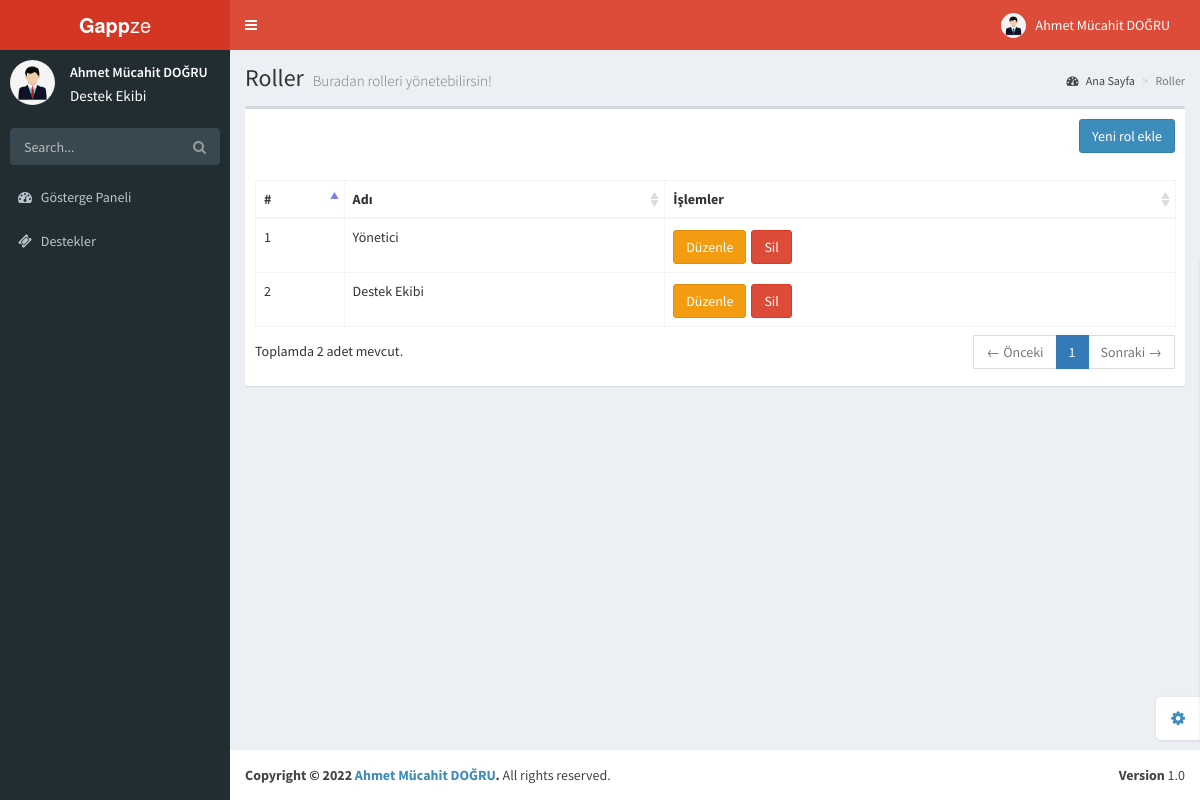
Page /admin/roles.php (signed in) on the committed database.
### tables this page shows
CREATE TABLE `accounts` (
  `id` int(11) NOT NULL,
  `firstName` varchar(64) NOT NULL,
  `lastName` varchar(64) NOT NULL,
  `email` varchar(255) NOT NULL,
  `password` varchar(255) NOT NULL,
  `permission` int(11) NOT NULL,
  `department` int(11) NOT NULL,
  `createdDate` timestamp NOT NULL DEFAULT current_timestamp() ON UPDATE current_timestamp()
);

CREATE TABLE `roles` (
  `id` int(11) NOT NULL,
  `name` varchar(255) NOT NULL
);

CREATE TABLE `pages` (
  `id` int(11) NOT NULL,
  `name` varchar(255) NOT NULL,
  `src` varchar(255) NOT NULL,
  `permission` int(11) NOT NULL,
  `location` int(11) NOT NULL,
  `dropdown` int(11) NOT NULL,
  `isDropdown` int(11) NOT NULL,
  `icon` varchar(255) NOT NULL,
  `isLogged` int(11) NOT NULL
);

### functions/class.function.php (the view, shortened to what this page needs)
<?php
class classFonksiyon {
    private $settings = "/settings.json";
    private $host;
    private $username;
    private $password;
    private $database;
    public function __construct()
    {
      $jsonVeri = file_get_contents($_SERVER['DOCUMENT_ROOT'].$this->settings);
      $jsonVeri = json_decode($jsonVeri,true);
      $this->host = $jsonVeri["host"];
      $this->username = $jsonVeri["user"];
      $this->password = $jsonVeri["password"];
      $this->database = $jsonVeri["database"];
    }
    public function dbConnection(){
      try {
        $conn = new PDO("mysql:host=$this->host;dbname=$this->database;charset=utf8", $this->username, $this->password);
        $conn->setAttribute(PDO::ATTR_ERRMODE, PDO::ERRMODE_EXCEPTION);
      } catch(PDOException $e) {
        $message = "Connection failed: " . $e->getMessage();
      }
      return $conn;
    }
    public function pagesAll($location,$permission){
      $db = $this->dbConnection();
      if($db){
        if($location == 1){
          $page = $db->prepare("SELECT * FROM pages WHERE location = ?");
          $page->execute(array(
            $location
          ));
          if($page->rowCount() != 0){
            foreach ($page as $page_veri) {
                if($page_veri["permission"] == $permission){
                  if($page_veri["isDropdown"] == 1){
                  echo "
                  <li class='treeview'>
                  <a href='#'>
                  <i class='{$page_veri["icon"]}'></i>
                  <span>{$page_veri["name"]}</span></a>";
                    echo '<ul class="treeview-menu">';
                    echo "</ul></li>";
                  }else{
                    if($page_veri["dropdown"] == 0){
                    echo "<li class='treeview'>";
                    echo "<a href='{$page_veri["src"]}'>";
                    echo "<i class='{$page_veri["icon"]}'></i> <span>{$page_veri["name"]}</span>";
                    echo "</a>";
                    echo "</li>";
                    }
                  }
                }
            }
        }
      }
    }
    }
}

### admin/pages/header.php (shortened to what this page needs)
<header class="main-header">
    <a href="index.php" class="logo"><b>Gapp</b>ze</a>
    <nav class="navbar navbar-static-top" role="navigation">
        <a href="#" class="sidebar-toggle" data-toggle="offcanvas" role="button">
        </a>
        <div class="navbar-custom-menu">
            <ul class="nav navbar-nav">
                <li class="dropdown user user-menu">
                    <a href="#" class="dropdown-toggle" data-toggle="dropdown">
                        <img src="/resources/img/user.jpg" class="user-image" alt="User Image" />
                        <span class="hidden-xs"><?= $user->getName($_SESSION["userAccountID"]); ?></span>
                    </a>
                            <small><?= $user->getPermissionName($_SESSION["userAccountID"]); ?></small>
                </li>
            </ul>
        </div>
    </nav>
</header>

### admin/pages/navbar.php
<aside class="main-sidebar">
    <section class="sidebar">
        <div class="user-panel">
            <div class="pull-left image">
                <img src="/resources/img/user.jpg" class="img-circle" alt="User Image" />
            </div>
            <div class="pull-left info">
                <p><?= $user->getName($_SESSION["userAccountID"]); ?></p>
                <a style="font-size: 15px"><?= $user->getPermissionName($_SESSION["userAccountID"]) ?></a>
            </div>
        </div>
        <form action="#" method="get" class="sidebar-form">
            <div class="input-group">
                <input type="text" name="q" class="form-control" placeholder="Search..." />
                <span class="input-group-btn">
                    <button type='submit' name='search' id='search-btn' class="btn btn-flat"><i
                            class="fa fa-search"></i></button>
                </span>
            </div>
        </form>
        <ul class="sidebar-menu">
             <?php
                $class->pagesAll(1,0);
            ?>
        </ul>
    </section>
</aside>

### functions/account.function.php (shortened to what this page needs)
<?php
class Accounts{
  public function getAllRoles(){
    $class = new classFonksiyon();
    $db = $class->dbConnection();
    if($db){
    $roles = $db->prepare("SELECT * FROM roles");
    $roles->execute();
    if($roles->rowCount() != 0){
      foreach ($roles as $roles_veri) {
        echo "<tr>";
        echo "<td>{$roles_veri["id"]}</td>";
        echo "<td>{$roles_veri["name"]}</td>";
        echo "<td>";
        echo "<input class='btn btn-warning btn-specly mt-2 mr-2 role_edit' type='submit' value='Düzenle'></input>";
        echo "<input class='btn btn-danger btn-specly mt-2 mr-2 role_delete' type='submit' value='Sil'></input>";
        echo "</td></tr>";
      }
    }
    }
  }
  public function getPermissionName($id){
      $class = new classFonksiyon();
      $db = $class->dbConnection();
      $accounts = $db->prepare("SELECT permission FROM accounts WHERE id = ?");
      $accounts->execute(array(
        $id
      ));
      $accounts_fetch = $accounts->fetch();
      $roles = $db->prepare("SELECT * FROM roles WHERE id = ?");
      $roles->execute(array(
        $accounts_fetch["permission"]
      ));
      $roles_fetch = $roles->fetch();
      if($accounts->rowCount() != 0){
        if($roles_fetch == 0){
          return "Üye";
        }else{
        return $roles_fetch["name"];
        }
      }else{
        return false;
      }
  }
  public function getName($id){
    $class = new classFonksiyon();
    $db = $class->dbConnection();
    $accounts = $db->prepare("SELECT firstName,lastName FROM accounts WHERE id = ?");
    $accounts->execute(array(
      $id
    ));
    $accounts_fetch = $accounts->fetch();
    if($accounts->rowCount() != 0){
    return $accounts_fetch["firstName"]." ".$accounts_fetch["lastName"];
    }
  }
}

### rows in the picture
accounts: $user->getName($_SESSION["userAccountID"]) "Ahmet Mücahit DOĞRU", permission.name "Destek Ekibi"
pages: name "Gösterge Paneli"
pages: name "Destekler"
roles: id "1", name "Yönetici"
roles: id "2", name "Destek Ekibi"
